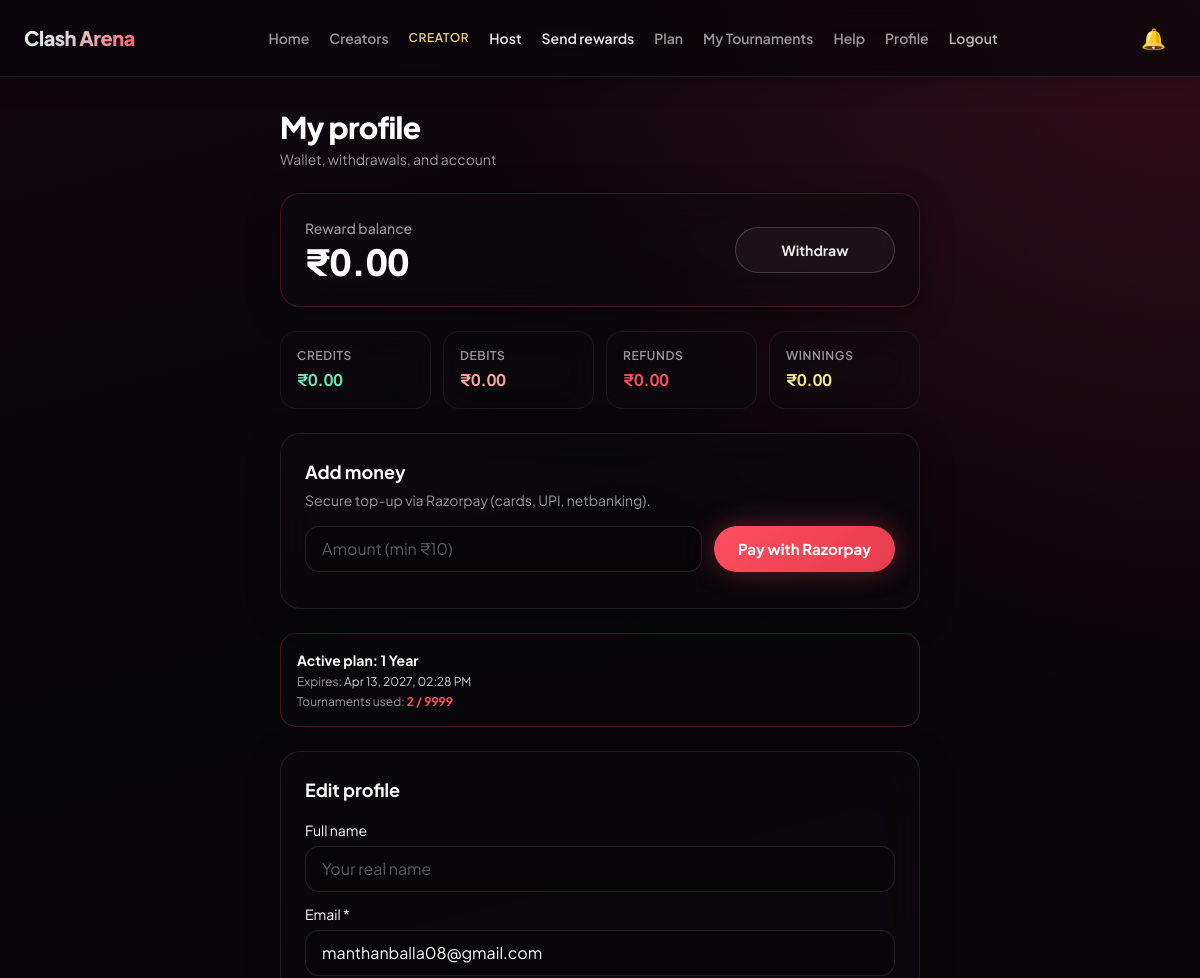
/profile/ (signed in, upper part), run on an earlier commit of the app's database.
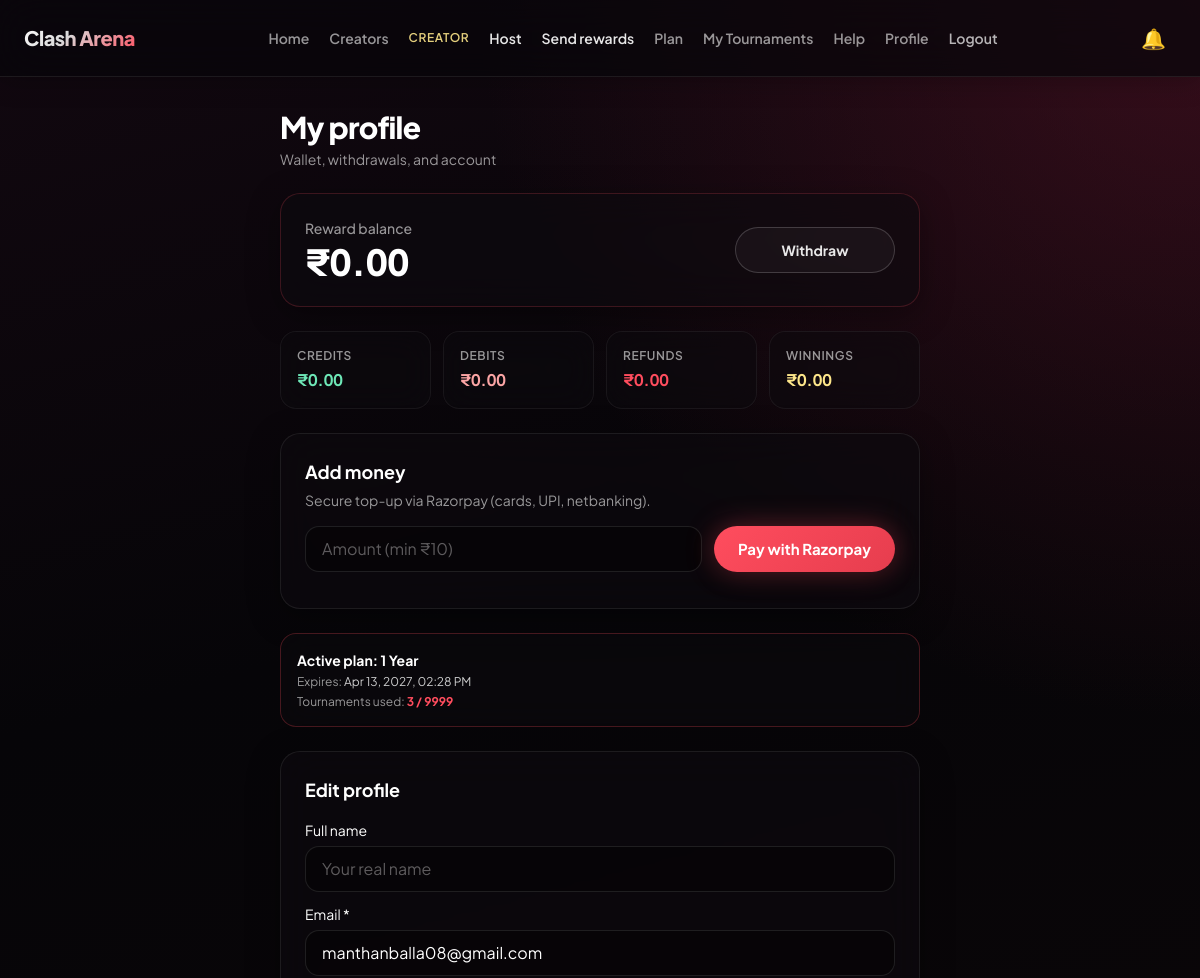
And on a later commit of the database.
### core/models.py (models this page shows, shortened)
class Profile(models.Model):
    PLAN_CHOICES = [
        ('none', 'No Plan'),
        ('1month', '1 Month'),
        ('3month', '3 Months'),
        ('1year', '1 Year'),
    ]
    user = models.OneToOneField(User, on_delete=models.CASCADE)
    is_creator = models.BooleanField(default=False)
    is_admin = models.BooleanField(default=False)
    upi_id = models.CharField(max_length=100, blank=True, null=True)
    reward_balance = models.DecimalField(max_digits=10, decimal_places=2, default=0.00)
    creator_plan = models.CharField(max_length=20, choices=PLAN_CHOICES, default='none')
    plan_expiry = models.DateTimeField(null=True, blank=True)
    tournaments_created_this_month = models.IntegerField(default=0)
    notify_new_tournaments = models.BooleanField(default=True)
    def plan_active(self):
        from django.utils import timezone
        if self.creator_plan == 'none':
            return False
        if self.plan_expiry and self.plan_expiry > timezone.now():
            return True
        return False
    def tournament_limit(self):
        if self.creator_plan == '1month':
            return 30
        elif self.creator_plan == '3month':
            return 90
        elif self.creator_plan == '1year':
            return 9999
        return 0

### core/views.py (the view, shortened to what this page needs)
# urls.py: path('profile/', profile_view, name='profile'),
@login_required
def profile_view(request):
    profile = request.user.profile
    withdrawal_requests = WithdrawalRequest.objects.filter(
        user=request.user
    ).order_by('-requested_at')
    memberships = CreatorMembership.objects.filter(
        user=request.user
    ).order_by('-started_at')
    transactions = Transaction.objects.filter(
        user=request.user
    ).order_by('-created_at')[:30]
    breakdown = {'credit': Decimal('0.00'), 'debit': Decimal('0.00'), 'refund': Decimal('0.00'), 'winning': Decimal('0.00')}
    all_tx = Transaction.objects.filter(user=request.user)
    for tx in all_tx:
        breakdown[tx.category] = breakdown.get(tx.category, Decimal('0.00')) + tx.amount
    recent_topup = Transaction.objects.filter(
        user=request.user,
        reason='admin_topup'
    ).order_by('-created_at').first()
    return render(request, 'profile.html', {
        'profile': profile,
        'withdrawal_requests': withdrawal_requests,
        'memberships': memberships,
        'transactions': transactions,
        'recent_topup': recent_topup,
        'wallet_breakdown': breakdown,
        'razorpay_key_id': settings.RAZORPAY_KEY_ID,
    })

### core/context_processors.py (called while the page is built)
def unread_notifications(request):
    if request.user.is_authenticated:
        count = Notification.objects.filter(
            user=request.user, is_read=False
        ).count()
        return {'unread_count': count}
    return {'unread_count': 0}

### templates/profile.html (shortened to what this page needs)
{% extends "base.html" %}
{% block content %}
<div class="max-w-2xl mx-auto px-4 py-8">
    <h1 class="text-2xl sm:text-3xl font-extrabold text-white mb-1 tracking-tight">My profile</h1>
    <p class="ca-muted text-sm mb-6">Wallet, withdrawals, and account</p>
    <div class="ca-glass p-5 sm:p-6 mb-6 flex flex-col sm:flex-row sm:items-center sm:justify-between gap-4 border border-ca-accent/20">
        <div>
            <p class="ca-muted text-sm font-medium">Reward balance</p>
            <p class="text-3xl sm:text-4xl font-extrabold text-white mt-1 tabular-nums">₹{{ profile.reward_balance }}</p>
        </div>
        <a href="/withdraw/" class="ca-btn-outline text-center min-h-[2.75rem] sm:min-w-[10rem] font-bold text-sm shrink-0">
            Withdraw
        </a>
    </div>
    <div class="grid grid-cols-2 lg:grid-cols-4 gap-3 mb-6">
        <div class="ca-glass-sm p-3 sm:p-4">
            <p class="text-[10px] sm:text-xs ca-muted uppercase tracking-wider font-semibold">Credits</p>
            <p class="text-sm sm:text-base font-bold text-emerald-300 mt-1 tabular-nums">₹{{ wallet_breakdown.credit }}</p>
        </div>
        <div class="ca-glass-sm p-3 sm:p-4">
            <p class="text-[10px] sm:text-xs ca-muted uppercase tracking-wider font-semibold">Debits</p>
            <p class="text-sm sm:text-base font-bold text-red-300 mt-1 tabular-nums">₹{{ wallet_breakdown.debit }}</p>
        </div>
        <div class="ca-glass-sm p-3 sm:p-4">
            <p class="text-[10px] sm:text-xs ca-muted uppercase tracking-wider font-semibold">Refunds</p>
            <p class="text-sm sm:text-base font-bold text-ca-accent mt-1 tabular-nums">₹{{ wallet_breakdown.refund }}</p>
        </div>
        <div class="ca-glass-sm p-3 sm:p-4">
            <p class="text-[10px] sm:text-xs ca-muted uppercase tracking-wider font-semibold">Winnings</p>
            <p class="text-sm sm:text-base font-bold text-amber-200 mt-1 tabular-nums">₹{{ wallet_breakdown.winning }}</p>
        </div>
    </div>
    <div class="ca-glass p-5 sm:p-6 mb-6">
        <h2 class="text-lg font-bold text-white mb-1">Add money</h2>
        <p class="ca-muted text-sm mb-4">Secure top-up via Razorpay (cards, UPI, netbanking).</p>
        <div class="flex flex-col sm:flex-row gap-3">
            <input id="topupAmount" type="number" min="10" step="1" placeholder="Amount (min ₹10)"
                   class="ca-input flex-1">
            <button id="topupBtn" type="button" class="ca-btn shrink-0 w-full sm:w-auto min-w-[11rem]">
                Pay with Razorpay
            </button>
        </div>
    </div>
    {% if profile.plan_active %}
    <div class="ca-glass-sm border border-ca-accent/25 p-4 mb-6">
        <p class="text-white font-bold text-sm">Active plan: {{ profile.get_creator_plan_display }}</p>
        <p class="ca-muted text-xs mt-1">Expires: <span class="local-time text-white/80" data-utc="{{ profile.plan_expiry|date:'c' }}"></span></p>
        <p class="ca-muted text-xs mt-1">
            Tournaments used: <span class="text-ca-accent font-bold">{{ profile.tournaments_created_this_month }} / {{ profile.tournament_limit }}</span>
        </p>
    </div>
    {% endif %}
    <form method="POST" class="ca-glass p-6 mb-6">
        <h2 class="text-lg font-bold text-white mb-4">Edit profile</h2>
        <label class="ca-label text-sm mb-1.5 block">Full name</label>
        <input type="text" name="first_name"
               value="{{ request.user.first_name|default_if_none:'' }}"
               placeholder="Your real name"
               required
               class="ca-input mb-3">
        <label class="ca-label text-sm mb-1.5 block">Email *</label>
        <input type="email" name="email"
               value="{{ request.user.email }}"
               placeholder="your@email.com" required
               class="ca-input mb-3">
    </form>
</div>
{% endblock %}

What changed in the data, as far as the page shows it:
changed Profile "1 Year": tournaments_created_this_month "2" → "3"
